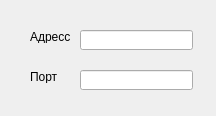
<?xml version="1.0" encoding="UTF-8"?>
<ui version="4.0">
 <class>ServerDialog</class>
 <widget class="QDialog" name="ServerDialog">
  <property name="geometry">
   <rect>
    <x>0</x>
    <y>0</y>
    <width>216</width>
    <height>116</height>
   </rect>
  </property>
  <property name="windowTitle">
   <string>Сервер</string>
  </property>
  <widget class="QLineEdit" name="adress">
   <property name="geometry">
    <rect>
     <x>80</x>
     <y>30</y>
     <width>113</width>
     <height>20</height>
    </rect>
   </property>
  </widget>
  <widget class="QLineEdit" name="port">
   <property name="geometry">
    <rect>
     <x>80</x>
     <y>70</y>
     <width>113</width>
     <height>20</height>
    </rect>
   </property>
  </widget>
  <widget class="QLabel" name="label">
   <property name="geometry">
    <rect>
     <x>30</x>
     <y>30</y>
     <width>46</width>
     <height>13</height>
    </rect>
   </property>
   <property name="text">
    <string>Адресс</string>
   </property>
  </widget>
  <widget class="QLabel" name="label_2">
   <property name="geometry">
    <rect>
     <x>30</x>
     <y>70</y>
     <width>46</width>
     <height>13</height>
    </rect>
   </property>
   <property name="text">
    <string>Порт</string>
   </property>
  </widget>
 </widget>
 <resources/>
 <connections/>
</ui>
